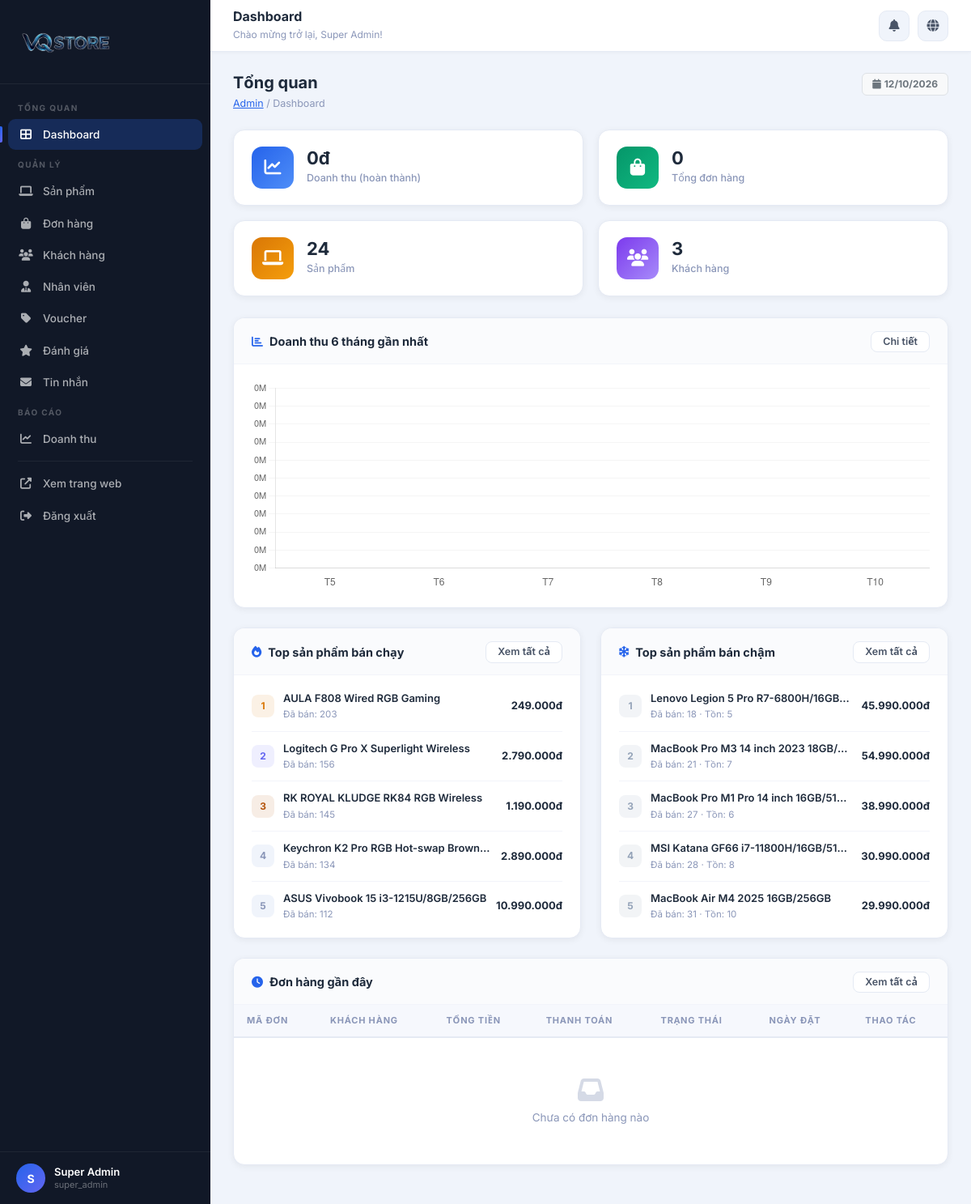
Page /admin (signed in) on the committed database.
### tables this page shows
CREATE TABLE `san_pham` (
    `id` INT AUTO_INCREMENT PRIMARY KEY,
    `id_danh_muc` INT NOT NULL,
    `ten` VARCHAR(255) NOT NULL,
    `duong_dan` VARCHAR(255) NOT NULL UNIQUE,
    `ma_san_pham` VARCHAR(100) DEFAULT NULL,
    `thuong_hieu` VARCHAR(100) DEFAULT NULL,
    `mo_ta` TEXT DEFAULT NULL,
    `thong_so` JSON DEFAULT NULL,
    `gia` DECIMAL(15,2) NOT NULL,
    `gia_khuyen_mai` DECIMAL(15,2) DEFAULT NULL,
    `ton_kho` INT DEFAULT 0,
    `hinh_thu_nho` VARCHAR(255) DEFAULT NULL,
    `luot_xem` INT DEFAULT 0,
    `so_luong_ban` INT DEFAULT 0,
    `diem_danh_gia` DECIMAL(3,2) DEFAULT 0,
    `so_danh_gia` INT DEFAULT 0,
    `la_noi_bat` TINYINT(1) DEFAULT 0,
    `la_flash_sale` TINYINT(1) DEFAULT 0,
    `la_moi` TINYINT(1) DEFAULT 0,
    `ket_thuc_flash_sale` DATETIME DEFAULT NULL,
    `trang_thai` ENUM('active','inactive') DEFAULT 'active',
    `ngay_tao` TIMESTAMP DEFAULT CURRENT_TIMESTAMP,
    `ngay_cap_nhat` TIMESTAMP DEFAULT CURRENT_TIMESTAMP ON UPDATE CURRENT_TIMESTAMP,
    INDEX idx_danh_muc (id_danh_muc),
    INDEX idx_duong_dan (duong_dan),
    INDEX idx_trang_thai (trang_thai),
    FOREIGN KEY (id_danh_muc) REFERENCES danh_muc(id) ON DELETE CASCADE
);

### views/quan_tri/bang_dieu_khien.php (the view, shortened to what the rows shown need)
<?php
$topProducts = $topProducts ?? [];
$worstProducts = $worstProducts ?? [];
$revenueData = $revenueData ?? [];
?>
<!DOCTYPE html>
<html lang="vi">
<head>
    <link href="https://cdn.jsdelivr.net/npm/bootstrap@5.3.0/dist/css/bootstrap.min.css" rel="stylesheet">
    <link href="https://cdnjs.cloudflare.com/ajax/libs/font-awesome/6.4.0/css/all.min.css" rel="stylesheet">
    <link rel="stylesheet" href="<?= ASSETS_URL ?>/css/admin.css">
</head>
<body>
<div class="admin-wrapper">
    <div class="admin-main">
        <div class="admin-content">
            <div class="row g-4 mb-4">
                <div class="col-lg-6">
                    <div class="admin-card mb-0" style="height:100%;">
                        <div class="admin-card-body" style="padding-top:8px;padding-bottom:8px;">
                            <?php if (!empty($topProducts)): ?>
                                <?php
                                $rankClass = ['gold','silver','bronze','',''];
                                foreach ($topProducts as $i => $p):
                                ?>
                                <div class="mini-stat">
                                    <div class="mini-stat-rank <?= $rankClass[$i] ?? '' ?>"><?= $i + 1 ?></div>
                                    <div class="mini-stat-info">
                                        <div class="mini-stat-name"><?= htmlspecialchars($p['ten']) ?></div>
                                        <div class="mini-stat-sub">Đã bán: <?= number_format($p['so_luong_ban']) ?></div>
                                    </div>
                                    <div class="mini-stat-val"><?= formatPrice($p['gia_cuoi']) ?></div>
                                </div>
                                <?php endforeach; ?>
                            <?php endif; ?>
                        </div>
                    </div>
                </div>
                <div class="col-lg-6">
                    <div class="admin-card mb-0" style="height:100%;">
                        <div class="admin-card-body" style="padding-top:8px;padding-bottom:8px;">
                            <?php if (!empty($worstProducts)): ?>
                                <?php
                                foreach ($worstProducts as $i => $p):
                                ?>
                                <div class="mini-stat">
                                    <div class="mini-stat-rank muted"><?= $i + 1 ?></div>
                                    <div class="mini-stat-info">
                                        <div class="mini-stat-name"><?= htmlspecialchars($p['ten']) ?></div>
                                        <div class="mini-stat-sub">Đã bán: <?= number_format($p['so_luong_ban']) ?> · Tồn: <?= number_format($p['ton_kho']) ?></div>
                                    </div>
                                    <div class="mini-stat-val"><?= formatPrice($p['gia_cuoi']) ?></div>
                                </div>
                                <?php endforeach; ?>
                            <?php endif; ?>
                        </div>
                    </div>
                </div>
            </div>
            <div class="admin-card">
                <div class="admin-table-wrap">
                    <table class="admin-table">
                        <thead>
                            <tr>
                                <th>Mã đơn</th>
                                <th>Khách hàng</th>
                                <th>Tổng tiền</th>
                                <th>Thanh toán</th>
                                <th>Trạng thái</th>
                                <th>Ngày đặt</th>
                                <th>Thao tác</th>
                            </tr>
                        </thead>
                    </table>
                </div>
            </div>
        </div>
    </div>
</div>
<script>
// Mở/đóng sidebar trên mobile
document.getElementById('sidebarToggle').addEventListener('click', function () {
    document.getElementById('adminSidebar').classList.toggle('open');
    document.getElementById('sidebarOverlay').classList.toggle('show');
});
document.getElementById('sidebarOverlay').addEventListener('click', function () {
    document.getElementById('adminSidebar').classList.remove('open');
    this.classList.remove('show');
});
// Khởi tạo biểu đồ doanh thu bằng Chart.js
(function () {
    const labels = <?= json_encode(array_column($revenueData, 'month')) ?>;
    const data   = <?= json_encode(array_map('floatval', array_column($revenueData, 'total'))) ?>;
    if (!document.getElementById('revenueChart')) return;
    new Chart(document.getElementById('revenueChart'), {
        type: 'bar',
        data: {
            labels,
            datasets: [{
                label: 'Doanh thu',
                data,
                backgroundColor: 'rgba(37,99,235,.18)',
                borderColor: '#2563eb',
                borderWidth: 2,
                borderRadius: 8,
                borderSkipped: false,
                hoverBackgroundColor: 'rgba(37,99,235,.32)',
            }]
        },
        options: {
            responsive: true,
            maintainAspectRatio: false,
            plugins: {
                legend: { display: false },
                tooltip: {
                    callbacks: {
                        label: ctx => ' ' + Number(ctx.raw).toLocaleString('vi-VN') + 'đ'
                    }
                }
            },
            scales: {
                y: {
                    beginAtZero: true,
                    grid: { color: 'rgba(0,0,0,.04)' },
                    ticks: {
                        callback: v => (v / 1000000).toFixed(0) + 'M',
                        font: { size: 11 }
                    }
                },
                x: {
                    grid: { display: false },
                    ticks: { font: { size: 12 } }
                }
            }
        }
    });
})();
</script>
</body>
</html>

### rows in the picture
san_pham: ten "AULA F808 Wired RGB Gaming", so_luong_ban "203", gia_cuoi "249.000đ"
san_pham: ten "Logitech G Pro X Superlight Wireless", so_luong_ban "156", gia_cuoi "2.790.000đ"
san_pham: ten "RK ROYAL KLUDGE RK84 RGB Wireless", so_luong_ban "145", gia_cuoi "1.190.000đ"
san_pham: ten "Keychron K2 Pro RGB Hot-swap Brown…", so_luong_ban "134", gia_cuoi "2.890.000đ"
san_pham: ten "ASUS Vivobook 15 i3-1215U/8GB/256GB", so_luong_ban "112", gia_cuoi "10.990.000đ"
san_pham: ten "Lenovo Legion 5 Pro R7-6800H/16GB…", so_luong_ban "18", ton_kho "5", gia_cuoi "45.990.000đ"
san_pham: ten "MacBook Pro M3 14 inch 2023 18GB/…", so_luong_ban "21", ton_kho "7", gia_cuoi "54.990.000đ"
san_pham: ten "MacBook Pro M1 Pro 14 inch 16GB/51…", so_luong_ban "27", ton_kho "6", gia_cuoi "38.990.000đ"
san_pham: ten "MSI Katana GF66 i7-11800H/16GB/51…", so_luong_ban "28", ton_kho "8", gia_cuoi "30.990.000đ"
san_pham: ten "MacBook Air M4 2025 16GB/256GB", so_luong_ban "31", ton_kho "10", gia_cuoi "29.990.000đ"

### other values in the picture
mb_strtoupper(mb_substr($admin['ho_ten'], 0, 1, 'UTF-8'), 'UTF-8') "S"
$admin['ho_ten'] "Super Admin"
$admin['vai_tro'] "super_admin"
formatPrice($stats['total_revenue'] ?? 0) "0đ"
$stats['tong_don_hang'] "0"
$stats['total_products'] "24"
$stats['total_customers'] "3"
